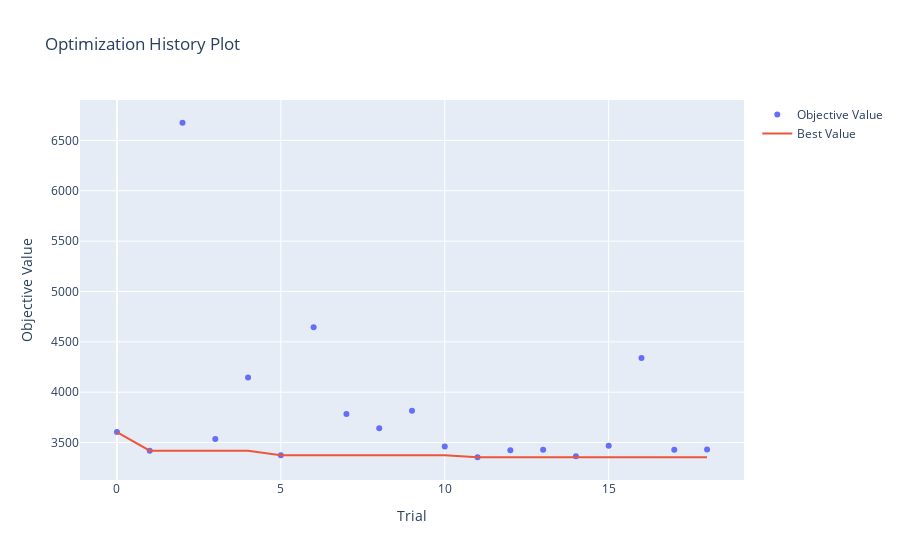

The cell this chart's notebook holds for it:
### Markdown cell above
Step 5: Visualize the Search

### Code cell
optuna.visualization.plot_optimization_history(study).show()

### Figure 1 — Plotly figure (JSON) as saved in the notebook; plotly's stock layout.template omitted (floating-point values rounded to 4 significant figures)
{"data": [{"mode": "markers", "name": "Objective Value", "type": "scatter", "x": [0, 1, 2, 3, 4, 5, 6, 7, 8, 9, 10, 11, 12, 13, 14, 15, 16, 17, 18], "y": [3604.0, 3419.0, 6675.0, 3534.0, 4147.0, 3374.0, 4645.0, 3783.0, 3643.0, 3815.0, 3460.0, 3354.0, 3425.0, 3429.0, 3364.0, 3467.0, 4340.0, 3429.0, 3432.0]}, {"mode": "lines", "name": "Best Value", "type": "scatter", "x": [0, 1, 2, 3, 4, 5, 6, 7, 8, 9, 10, 11, 12, 13, 14, 15, 16, 17, 18], "y": [3604.0, 3419.0, 3419.0, 3419.0, 3419.0, 3374.0, 3374.0, 3374.0, 3374.0, 3374.0, 3374.0, 3354.0, 3354.0, 3354.0, 3354.0, 3354.0, 3354.0, 3354.0, 3354.0]}, {"marker": {"color": "#cccccc"}, "mode": "markers", "name": "Infeasible Trial", "showlegend": false, "type": "scatter", "x": [], "y": []}], "layout": {"title": {"text": "Optimization History Plot"}, "xaxis": {"title": {"text": "Trial"}}, "yaxis": {"title": {"text": "Objective Value"}}}}
